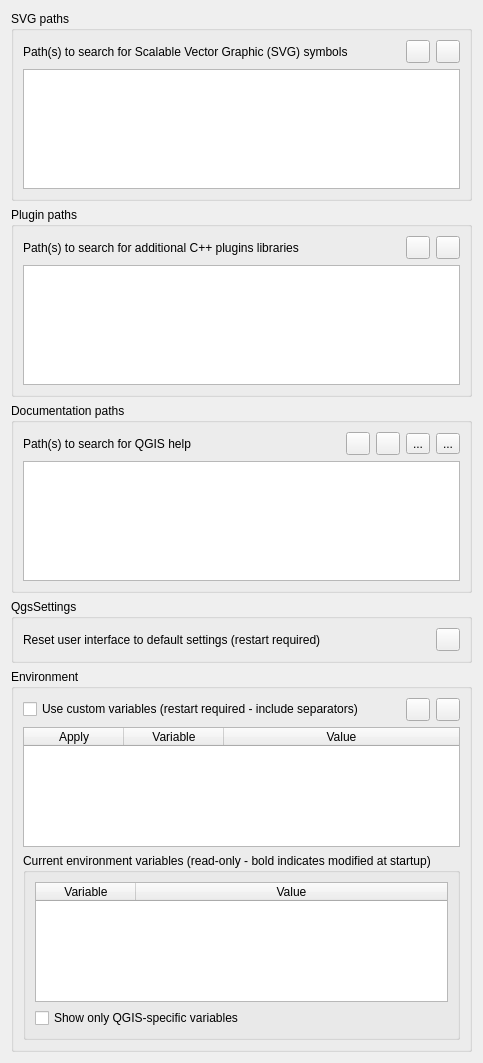
             <widget class="QWidget" name="mOptionsScrollAreaContents_03">
              <property name="geometry">
               <rect>
                <x>0</x>
                <y>0</y>
                <width>429</width>
                <height>1009</height>
               </rect>
              </property>
              <layout class="QVBoxLayout" name="verticalLayout_22">
               <item>
                <widget class="QgsCollapsibleGroupBox" name="groupBox_2">
                 <property name="title">
                  <string>SVG paths</string>
                 </property>
                 <layout class="QGridLayout" name="_6">
                  <item row="0" column="0">
                   <widget class="QLabel" name="mSVGLabel">
                    <property name="text">
                     <string>Path(s) to search for Scalable Vector Graphic (SVG) symbols</string>
                    </property>
                   </widget>
                  </item>
                  <item row="0" column="1">
                   <spacer>
                    <property name="orientation">
                     <enum>Qt::Horizontal</enum>
                    </property>
                    <property name="sizeHint" stdset="0">
                     <size>
                      <width>31</width>
                      <height>20</height>
                     </size>
                    </property>
                   </spacer>
                  </item>
                  <item row="0" column="2">
                   <widget class="QToolButton" name="mBtnAddSVGPath">
                    <property name="toolTip">
                     <string>Add new path</string>
                    </property>
                    <property name="text">
                     <string/>
                    </property>
                    <property name="icon">
                     <iconset resource="../../images/images.qrc">
                      <normaloff>:/images/themes/default/symbologyAdd.svg</normaloff>:/images/themes/default/symbologyAdd.svg</iconset>
                    </property>
                   </widget>
                  </item>
                  <item row="0" column="3">
                   <widget class="QToolButton" name="mBtnRemoveSVGPath">
                    <property name="toolTip">
                     <string>Remove path</string>
                    </property>
                    <property name="text">
                     <string/>
                    </property>
                    <property name="icon">
                     <iconset resource="../../images/images.qrc">
                      <normaloff>:/images/themes/default/symbologyRemove.svg</normaloff>:/images/themes/default/symbologyRemove.svg</iconset>
                    </property>
                   </widget>
                  </item>
                  <item row="1" column="0" colspan="4">
                   <widget class="QListWidget" name="mListSVGPaths">
                    <property name="minimumSize">
                     <size>
                      <width>0</width>
                      <height>120</height>
                     </size>
                    </property>
                   </widget>
                  </item>
                 </layout>
                </widget>
               </item>
               <item>
                <widget class="QgsCollapsibleGroupBox" name="groupBox_4">
                 <property name="title">
                  <string>Plugin paths</string>
                 </property>
                 <layout class="QGridLayout" name="_3">
                  <item row="0" column="0">
                   <widget class="QLabel" name="mSVGLabel_2">
                    <property name="text">
                     <string>Path(s) to search for additional C++ plugins libraries</string>
                    </property>
                   </widget>
                  </item>
                  <item row="0" column="1">
                   <spacer>
                    <property name="orientation">
                     <enum>Qt::Horizontal</enum>
                    </property>
                    <property name="sizeHint" stdset="0">
                     <size>
                      <width>31</width>
                      <height>20</height>
                     </size>
                    </property>
                   </spacer>
                  </item>
                  <item row="0" column="2">
                   <widget class="QToolButton" name="mBtnAddPluginPath">
                    <property name="toolTip">
                     <string>Add new path</string>
                    </property>
                    <property name="text">
                     <string/>
                    </property>
                    <property name="icon">
                     <iconset resource="../../images/images.qrc">
                      <normaloff>:/images/themes/default/symbologyAdd.svg</normaloff>:/images/themes/default/symbologyAdd.svg</iconset>
                    </property>
                   </widget>
                  </item>
                  <item row="0" column="3">
                   <widget class="QToolButton" name="mBtnRemovePluginPath">
                    <property name="toolTip">
                     <string>Remove path</string>
                    </property>
                    <property name="text">
                     <string/>
                    </property>
                    <property name="icon">
                     <iconset resource="../../images/images.qrc">
                      <normaloff>:/images/themes/default/symbologyRemove.svg</normaloff>:/images/themes/default/symbologyRemove.svg</iconset>
                    </property>
                   </widget>
                  </item>
                  <item row="1" column="0" colspan="4">
                   <widget class="QListWidget" name="mListPluginPaths">
                    <property name="minimumSize">
                     <size>
                      <width>0</width>
                      <height>120</height>
                     </size>
                    </property>
                   </widget>
                  </item>
                 </layout>
                </widget>
               </item>
               <item>
                <widget class="QgsCollapsibleGroupBox" name="groupBox_29">
                 <property name="title">
                  <string>Documentation paths</string>
                 </property>
                 <layout class="QGridLayout" name="_4">
                  <item row="0" column="5">
                   <widget class="QToolButton" name="mBtnMoveHelpDown">
                    <property name="text">
                     <string>...</string>
                    </property>
                    <property name="icon">
                     <iconset resource="../../images/images.qrc">
                      <normaloff>:/images/themes/default/mActionArrowDown.svg</normaloff>:/images/themes/default/mActionArrowDown.svg</iconset>
                    </property>
                   </widget>
                  </item>
                  <item row="0" column="0">
                   <widget class="QLabel" name="mSVGLabel_5">
                    <property name="text">
                     <string>Path(s) to search for QGIS help</string>
                    </property>
                   </widget>
                  </item>
                  <item row="0" column="1">
                   <spacer>
                    <property name="orientation">
                     <enum>Qt::Horizontal</enum>
                    </property>
                    <property name="sizeHint" stdset="0">
                     <size>
                      <width>31</width>
                      <height>20</height>
                     </size>
                    </property>
                   </spacer>
                  </item>
                  <item row="0" column="2">
                   <widget class="QToolButton" name="mBtnAddHelpPath">
                    <property name="toolTip">
                     <string>Add new path</string>
                    </property>
                    <property name="text">
                     <string/>
                    </property>
                    <property name="icon">
                     <iconset resource="../../images/images.qrc">
                      <normaloff>:/images/themes/default/symbologyAdd.svg</normaloff>:/images/themes/default/symbologyAdd.svg</iconset>
                    </property>
                   </widget>
                  </item>
                  <item row="0" column="3">
                   <widget class="QToolButton" name="mBtnRemoveHelpPath">
                    <property name="toolTip">
                     <string>Remove path</string>
                    </property>
                    <property name="text">
                     <string/>
                    </property>
                    <property name="icon">
                     <iconset resource="../../images/images.qrc">
                      <normaloff>:/images/themes/default/symbologyRemove.svg</normaloff>:/images/themes/default/symbologyRemove.svg</iconset>
                    </property>
                   </widget>
                  </item>
                  <item row="1" column="0" colspan="6">
                   <widget class="QTreeWidget" name="mHelpPathTreeWidget">
                    <property name="minimumSize">
                     <size>
                      <width>0</width>
                      <height>120</height>
                     </size>
                    </property>
                    <attribute name="headerVisible">
                     <bool>false</bool>
                    </attribute>
                    <column>
                     <property name="text">
                      <string notr="true">1</string>
                     </property>
                    </column>
                   </widget>
                  </item>
                  <item row="0" column="4">
                   <widget class="QToolButton" name="mBtnMoveHelpUp">
                    <property name="text">
                     <string>...</string>
                    </property>
                    <property name="icon">
                     <iconset resource="../../images/images.qrc">
                      <normaloff>:/images/themes/default/mActionArrowUp.svg</normaloff>:/images/themes/default/mActionArrowUp.svg</iconset>
                    </property>
                   </widget>
                  </item>
                 </layout>
                </widget>
               </item>
               <item>
                <widget class="QgsCollapsibleGroupBox" name="mQSettingsGrpBx">
                 <property name="title">
                  <string>QgsSettings</string>
                 </property>
                 <layout class="QGridLayout" name="gridLayout_13">
                  <item row="0" column="1">
                   <spacer name="horizontalSpacer_42">
                    <property name="orientation">
                     <enum>Qt::Horizontal</enum>
                    </property>
                    <property name="sizeHint" stdset="0">
                     <size>
                      <width>40</width>
                      <height>20</height>
                     </size>
                    </property>
                   </spacer>
                  </item>
                  <item row="0" column="2">
                   <widget class="QToolButton" name="mRestoreDefaultWindowStateBtn">
                    <property name="toolTip">
                     <string>Reset</string>
                    </property>
                    <property name="text">
                     <string/>
                    </property>
                    <property name="icon">
                     <iconset resource="../../images/images.qrc">
                      <normaloff>:/images/themes/default/mActionUndo.svg</normaloff>:/images/themes/default/mActionUndo.svg</iconset>
                    </property>
                   </widget>
                  </item>
                  <item row="0" column="0">
                   <widget class="QLabel" name="mRestoreDefaultWindowStateLbl">
                    <property name="text">
                     <string>Reset user interface to default settings (restart required)</string>
                    </property>
                   </widget>
                  </item>
                 </layout>
                </widget>
               </item>
               <item>
                <widget class="QgsCollapsibleGroupBox" name="mEnvironmentGrpBx">
                 <property name="minimumSize">
                  <size>
                   <width>0</width>
                   <height>0</height>
                  </size>
                 </property>
                 <property name="title">
                  <string>Environment</string>
                 </property>
                 <layout class="QGridLayout" name="gridLayout_32">
                  <item row="1" column="3">
                   <widget class="QToolButton" name="mRemoveCustomVarBtn">
                    <property name="sizePolicy">
                     <sizepolicy hsizetype="Maximum" vsizetype="Fixed">
                      <horstretch>0</horstretch>
                      <verstretch>0</verstretch>
                     </sizepolicy>
                    </property>
                    <property name="toolTip">
                     <string>Remove variable</string>
                    </property>
                    <property name="text">
                     <string/>
                    </property>
                    <property name="icon">
                     <iconset resource="../../images/images.qrc">
                      <normaloff>:/images/themes/default/symbologyRemove.svg</normaloff>:/images/themes/default/symbologyRemove.svg</iconset>
                    </property>
                   </widget>
                  </item>
                  <item row="1" column="2">
                   <widget class="QToolButton" name="mAddCustomVarBtn">
                    <property name="sizePolicy">
                     <sizepolicy hsizetype="Maximum" vsizetype="Fixed">
                      <horstretch>0</horstretch>
                      <verstretch>0</verstretch>
                     </sizepolicy>
                    </property>
                    <property name="toolTip">
                     <string>Add new variable</string>
                    </property>
                    <property name="text">
                     <string/>
                    </property>
                    <property name="icon">
                     <iconset resource="../../images/images.qrc">
                      <normaloff>:/images/themes/default/symbologyAdd.svg</normaloff>:/images/themes/default/symbologyAdd.svg</iconset>
                    </property>
                   </widget>
                  </item>
                  <item row="4" column="0" colspan="4">
                   <widget class="QgsCollapsibleGroupBox" name="mCurrentVariablesGrpBx">
                    <property name="minimumSize">
                     <size>
                      <width>0</width>
                      <height>0</height>
                     </size>
                    </property>
                    <property name="title">
                     <string>Current environment variables (read-only - bold indicates modified at startup)</string>
                    </property>
                    <property name="collapsed" stdset="0">
                     <bool>false</bool>
                    </property>
                    <property name="saveCollapsedState" stdset="0">
                     <bool>true</bool>
                    </property>
                    <layout class="QVBoxLayout" name="verticalLayout_8">
                     <item>
                      <widget class="QTableWidget" name="mCurrentVariablesTable">
                       <property name="minimumSize">
                        <size>
                         <width>0</width>
                         <height>120</height>
                        </size>
                       </property>
                       <property name="editTriggers">
                        <set>QAbstractItemView::AllEditTriggers</set>
                       </property>
                       <property name="dragEnabled">
                        <bool>true</bool>
                       </property>
                       <property name="dragDropMode">
                        <enum>QAbstractItemView::DragOnly</enum>
                       </property>
                       <property name="selectionMode">
                        <enum>QAbstractItemView::SingleSelection</enum>
                       </property>
                       <property name="sortingEnabled">
                        <bool>true</bool>
                       </property>
                       <property name="wordWrap">
                        <bool>false</bool>
                       </property>
                       <attribute name="horizontalHeaderMinimumSectionSize">
                        <number>100</number>
                       </attribute>
                       <attribute name="horizontalHeaderShowSortIndicator" stdset="0">
                        <bool>true</bool>
                       </attribute>
                       <attribute name="horizontalHeaderStretchLastSection">
                        <bool>true</bool>
                       </attribute>
                       <attribute name="verticalHeaderVisible">
                        <bool>false</bool>
                       </attribute>
                       <column>
                        <property name="text">
                         <string>Variable</string>
                        </property>
                       </column>
                       <column>
                        <property name="text">
                         <string>Value</string>
                        </property>
                       </column>
                      </widget>
                     </item>
                     <item>
                      <widget class="QCheckBox" name="mCurrentVariablesQGISChxBx">
                       <property name="text">
                        <string>Show only QGIS-specific variables</string>
                       </property>
                      </widget>
                     </item>
                    </layout>
                   </widget>
                  </item>
                  <item row="1" column="0">
                   <widget class="QCheckBox" name="mCustomVariablesChkBx">
                    <property name="text">
                     <string>Use custom variables (restart required - include separators)</string>
                    </property>
                   </widget>
                  </item>
                  <item row="1" column="1">
                   <spacer name="horizontalSpacer_14">
                    <property name="orientation">
                     <enum>Qt::Horizontal</enum>
                    </property>
                    <property name="sizeHint" stdset="0">
                     <size>
                      <width>40</width>
                      <height>20</height>
                     </size>
                    </property>
                   </spacer>
                  </item>
                  <item row="3" column="0" colspan="4">
                   <widget class="QTableWidget" name="mCustomVariablesTable">
                    <property name="minimumSize">
                     <size>
                      <width>0</width>
                      <height>120</height>
                     </size>
                    </property>
                    <property name="editTriggers">
                     <set>QAbstractItemView::AllEditTriggers</set>
                    </property>
                    <property name="selectionMode">
                     <enum>QAbstractItemView::SingleSelection</enum>
                    </property>
                    <property name="sortingEnabled">
                     <bool>true</bool>
                    </property>
                    <property name="wordWrap">
                     <bool>false</bool>
                    </property>
                    <property name="cornerButtonEnabled">
                     <bool>false</bool>
                    </property>
                    <attribute name="horizontalHeaderMinimumSectionSize">
                     <number>4</number>
                    </attribute>
                    <attribute name="horizontalHeaderShowSortIndicator" stdset="0">
                     <bool>true</bool>
                    </attribute>
                    <attribute name="horizontalHeaderStretchLastSection">
                     <bool>true</bool>
                    </attribute>
                    <attribute name="verticalHeaderVisible">
                     <bool>false</bool>
                    </attribute>
                    <column>
                     <property name="text">
                      <string>Apply</string>
                     </property>
                    </column>
                    <column>
                     <property name="text">
                      <string>Variable</string>
                     </property>
                    </column>
                    <column>
                     <property name="text">
                      <string>Value</string>
                     </property>
                    </column>
                   </widget>
                  </item>
                 </layout>
                </widget>
               </item>
               <item>
                <spacer name="verticalSpacer_11">
                 <property name="orientation">
                  <enum>Qt::Vertical</enum>
                 </property>
                 <property name="sizeHint" stdset="0">
                  <size>
                   <width>20</width>
                   <height>40</height>
                  </size>
                 </property>
                </spacer>
               </item>
              </layout>
             </widget>
